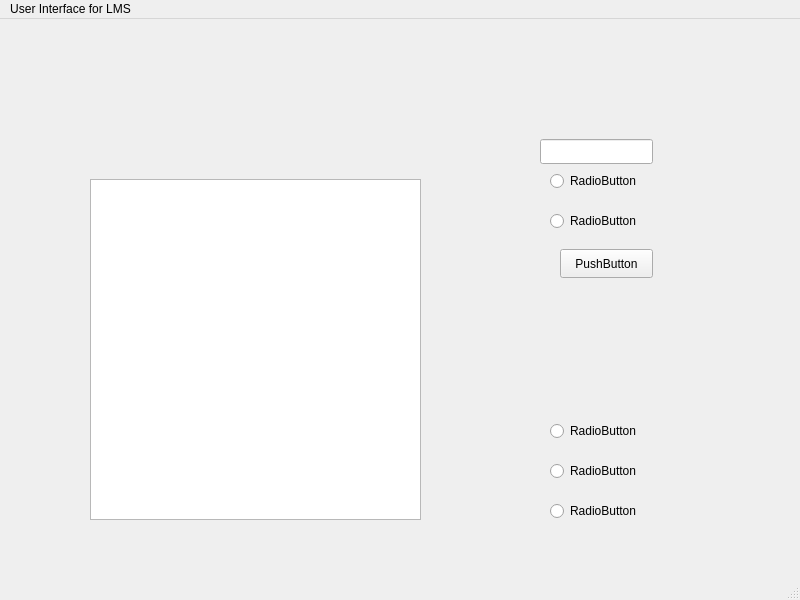
<?xml version="1.0" encoding="UTF-8"?>
<ui version="4.0">
 <class>UILMS</class>
 <widget class="QMainWindow" name="UILMS">
  <property name="geometry">
   <rect>
    <x>0</x>
    <y>0</y>
    <width>800</width>
    <height>600</height>
   </rect>
  </property>
  <property name="windowTitle">
   <string>UILMS</string>
  </property>
  <widget class="QWidget" name="centralwidget">
   <widget class="QListView" name="listView">
    <property name="geometry">
     <rect>
      <x>90</x>
      <y>160</y>
      <width>331</width>
      <height>341</height>
     </rect>
    </property>
   </widget>
   <widget class="QRadioButton" name="radioButton">
    <property name="geometry">
     <rect>
      <x>550</x>
      <y>150</y>
      <width>107</width>
      <height>24</height>
     </rect>
    </property>
    <property name="text">
     <string>RadioButton</string>
    </property>
   </widget>
   <widget class="QRadioButton" name="radioButton_2">
    <property name="geometry">
     <rect>
      <x>550</x>
      <y>190</y>
      <width>107</width>
      <height>24</height>
     </rect>
    </property>
    <property name="text">
     <string>RadioButton</string>
    </property>
   </widget>
   <widget class="QRadioButton" name="radioButton_3">
    <property name="geometry">
     <rect>
      <x>550</x>
      <y>400</y>
      <width>107</width>
      <height>24</height>
     </rect>
    </property>
    <property name="text">
     <string>RadioButton</string>
    </property>
   </widget>
   <widget class="QRadioButton" name="radioButton_4">
    <property name="geometry">
     <rect>
      <x>550</x>
      <y>440</y>
      <width>107</width>
      <height>24</height>
     </rect>
    </property>
    <property name="text">
     <string>RadioButton</string>
    </property>
   </widget>
   <widget class="QRadioButton" name="radioButton_5">
    <property name="geometry">
     <rect>
      <x>550</x>
      <y>480</y>
      <width>107</width>
      <height>24</height>
     </rect>
    </property>
    <property name="text">
     <string>RadioButton</string>
    </property>
   </widget>
   <widget class="QPushButton" name="pushButton">
    <property name="geometry">
     <rect>
      <x>560</x>
      <y>230</y>
      <width>93</width>
      <height>29</height>
     </rect>
    </property>
    <property name="text">
     <string>PushButton</string>
    </property>
   </widget>
   <widget class="QLineEdit" name="lineEdit">
    <property name="geometry">
     <rect>
      <x>540</x>
      <y>120</y>
      <width>113</width>
      <height>25</height>
     </rect>
    </property>
   </widget>
  </widget>
  <widget class="QMenuBar" name="menubar">
   <property name="geometry">
    <rect>
     <x>0</x>
     <y>0</y>
     <width>800</width>
     <height>32</height>
    </rect>
   </property>
   <widget class="QMenu" name="menuUser_Interface_for_LMS">
    <property name="title">
     <string>User Interface for LMS</string>
    </property>
   </widget>
   <addaction name="menuUser_Interface_for_LMS"/>
  </widget>
  <widget class="QStatusBar" name="statusbar"/>
 </widget>
 <resources/>
 <connections/>
</ui>
